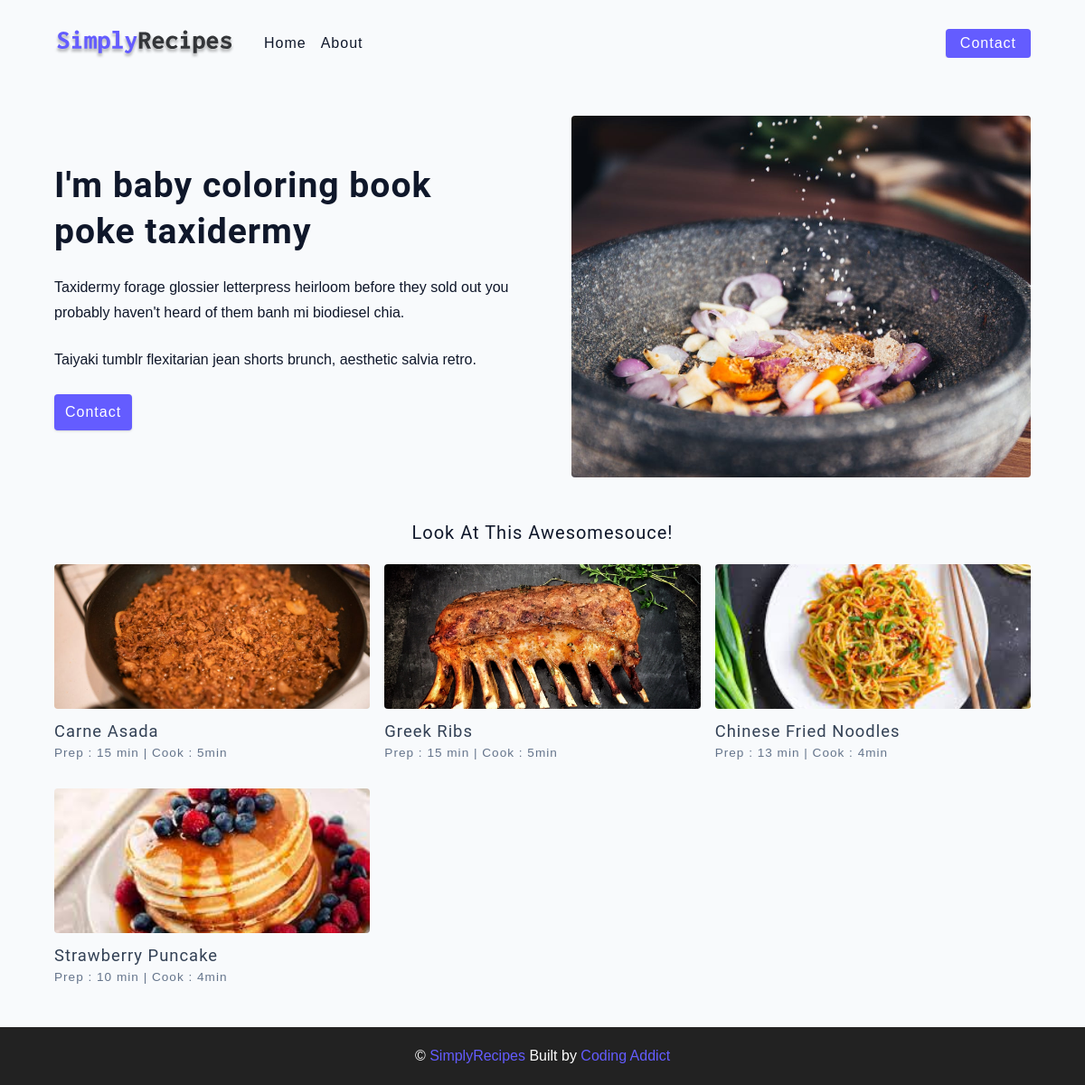
The page /about/ on the database its author committed.
### home/models.py (models this page shows)
class Recipe(models.Model):
    name = models.CharField(_("name"), max_length=250)
    image = models.ImageField(_("image"), upload_to='recipe/')
    desc = models.TextField(_("description"))
    prep_time = models.IntegerField(_("prep time "))
    cook_time = models.IntegerField(_("cook time"))
    serving_num = models.IntegerField(_("serving number"))
    category = models.ForeignKey("Category", related_name='recipe_category', verbose_name=_("category"), on_delete=models.CASCADE)
    tags = TaggableManager()
    class Meta:
        verbose_name = _("Recipe")
        verbose_name_plural = _("Recipes")
    def __str__(self):
        return self.name
    def get_absolute_url(self):
        return reverse("recipe", kwargs={"pk": self.pk})

### about/views.py (the view)
# urls.py: path('' , views.about , name='about'),
def about(request):
    recipes = Recipe.objects.all()
    return render(request , 'about/about.html' ,
    {
        'recipes': recipes
    })

### templates/about/about.html
{% extends 'base.html' %}
{% load static %}
{% block content  %}
    <main class="page">
      <section class="about-page">
        <article>
          <h2>I'm baby coloring book poke taxidermy</h2>
          <p>
            Taxidermy forage glossier letterpress heirloom before they sold out
            you probably haven't heard of them banh mi biodiesel chia.
          </p>
          <p>
            Taiyaki tumblr flexitarian jean shorts brunch, aesthetic salvia
            retro.
          </p>
          <a href="{% url 'contact' %}" class="btn"> contact </a>
        </article>
        <img
          src="{% static 'assets/about.jpeg' %}"
          alt="Person Pouring Salt in Bowl"
          class="img about-img"
        />
      </section>
      <section class="featured-recipes">
        <h5 class="featured-title">Look At This Awesomesouce!</h5>
        <div class="recipes-list">
            {% for object in recipes  %}
          <a href="{{object.get_absolute_url }}" class="recipe">
            <img
              src="{{ object.image.url}}"
              class="img recipe-img"
              alt=""
            />
            <h5>{{object}}</h5>
            <p>Prep : {{ object.prep_time }} min | Cook : {{ object.cook_time }}min</p>
          </a>
          {% endfor %}
        </div>
      </section>
    </main>
    {% endblock content  %}

### static/css/main.css (style rules this page uses)
html { font-size: 100%; }
:root { --primary-100: #e2e0ff; --primary-200: #c1beff; --primary-300: #a29dff; --primary-400: #837dff; --primary-500: #645cff; --primary-600: #504acc; --primary-700: #3c3799; --primary-800: #282566; --primary-900: #141233; --grey-50: #f8fafc; --grey-100: #f1f5f9; --grey-200: #e2e8f0; --grey-300: #cbd5e1; --grey-400: #94a3b8; --grey-500: #64748b; --grey-600: #475569; --grey-700: #334155; --grey-800: #1e293b; --grey-900: #0f172a; --black: #222; --white: #fff; --red-light: #f8d7da; --red-dark: #842029; --green-light: #d1e7dd; --green-dark: #0f5132; --headingFont: 'Roboto', sans-serif; --bodyFont: 'Nunito', sans-serif; --smallText: 0.7em; --backgroundColor: var(--grey-50); --textColor: var(--grey-900); --borderRadius: 0.25rem; --letterSpacing: 1px; --transition: 0.3s ease-in-out all; --max-width: 1120px; --fixed-width: 600px; --shadow-1: 0 1px 3px 0 rgba(0, 0, 0, 0.1), 0 1px 2px 0 rgba(0, 0, 0, 0.06); --shadow-2: 0 4px 6px -1px rgba(0, 0, 0, 0.1), 0 2px 4px -1px rgba(0, 0, 0, 0.06); --shadow-3: 0 10px 15px -3px rgba(0, 0, 0, 0.1), 0 4px 6px -2px rgba(0, 0, 0, 0.05); --shadow-4: 0 20px 25px -5px rgba(0, 0, 0, 0.1), 0 10px 10px -5px rgba(0, 0, 0, 0.04); }
body { background: var(--backgroundColor); font-family: var(--bodyFont); font-weight: 400; line-height: 1.75; color: var(--textColor); }
p { margin-top: 0; margin-bottom: 1.5rem; max-width: 40em; }
h1, h2, h3, h4, h5 { margin: 0; margin-bottom: 1.38rem; font-family: var(--headingFont); font-weight: 400; line-height: 1.3; text-transform: capitalize; letter-spacing: var(--letterSpacing); }
h2 { font-size: 2.441rem; }
h5 { font-size: 1.25rem; }
a { text-decoration: none; }
.img { width: 100%; display: block; object-fit: cover; }
.btn { cursor: pointer; color: var(--white); background: var(--primary-500); border: transparent; border-radius: var(--borderRadius); letter-spacing: var(--letterSpacing); padding: 0.375rem 0.75rem; box-shadow: var(--shadow-1); transition: var(--transtion); text-transform: capitalize; display: inline-block; }
::placeholder { font-family: inherit; color: var(--grey-400); }
.page { width: 90vw; max-width: var(--max-width); margin: 0 auto; }
.page { padding-top: 2rem; min-height: calc(100vh - (6rem + 4rem)); }
.recipes-list { display: grid; gap: 2rem 1rem; padding-bottom: 3rem; }
.recipe { display: block; }
.recipe-img { height: 15rem; border-radius: var(--borderRadius); margin-bottom: 1rem; }
.recipe h5 { margin-bottom: 0; margin-top: 0.25rem; line-height: 1; color: var(--grey-700); }
.recipe p { margin-bottom: 0; line-height: 1; color: var(--grey-500); margin-top: 0.5rem; letter-spacing: var(--letterSpacing); }
@media screen and (min-width: 576px) { .recipes-list { grid-template-columns: 1fr 1fr; } }
@media screen and (min-width: 576px) { .recipe-img { height: 10rem; } }
@media screen and (min-width: 992px) { .recipes-list { grid-template-columns: 1fr 1fr; } }
@media screen and (min-width: 992px) { .recipe p { font-size: 0.85rem; } }
@media screen and (min-width: 1200px) { .recipe h5 { font-size: 1.15rem; } }
@media screen and (min-width: 1200px) { .recipes-list { grid-template-columns: 1fr 1fr 1fr; } }
.about-page h2 { text-transform: none; font-weight: bold; }
.about-page { display: grid; gap: 2rem 4rem; padding-bottom: 3rem; }
.about-img { border-radius: var(--borderRadius); height: 300px; }
@media screen and (min-width: 992px) { .about-page { grid-template-columns: 1fr 1fr; grid-template-rows: 400px; align-items: center; } }
@media screen and (min-width: 992px) { .about-img { height: 100%; } }
.featured-title { text-align: center; }

### rows shown on the page
Recipe: image (picture), name "Carne Asada", prep_time "15", cook_time "5"
Recipe: image (picture), name "Greek Ribs", prep_time "15", cook_time "5"
Recipe: image (picture), name "Chinese Fried Noodles", prep_time "13", cook_time "4"
Recipe: image (picture), name "Strawberry Puncake", prep_time "10", cook_time "4"
